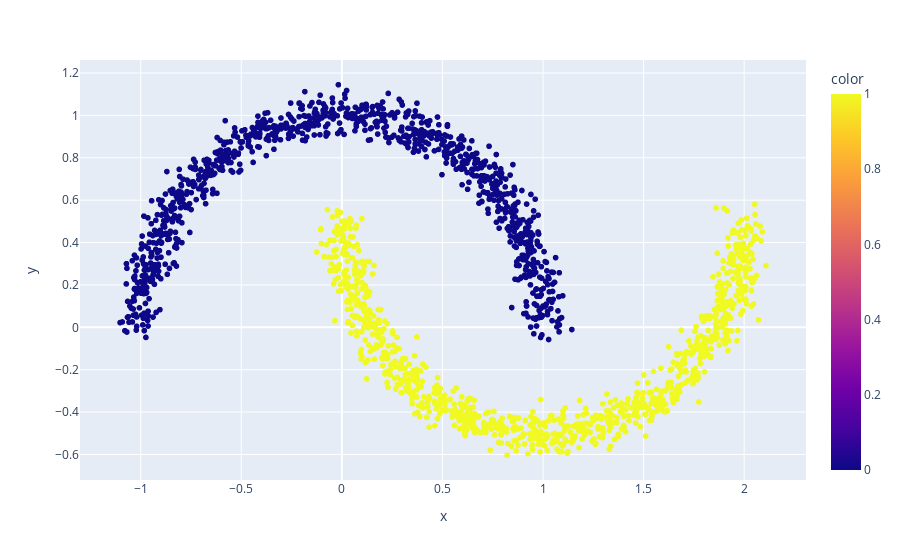

This figure's notebook cell:
### Code cell
fig =px.scatter(x=x[:,0],y=x[:,1],color=y)
fig.show()

### Figure 1 — Plotly figure (JSON) as saved in the notebook; plotly's stock layout.template omitted (floating-point values rounded to 4 significant figures; data arrays with more than 128 entries replaced by an {"elided": "..."} marker saying what was removed)
{"data": [{"hovertemplate": "x=%{x}<br>y=%{y}<br>color=%{marker.color}<extra></extra>", "legendgroup": "", "marker": {"color": {"elided": "2000 int values"}, "coloraxis": "coloraxis", "symbol": "circle"}, "mode": "markers", "name": "", "showlegend": false, "type": "scattergl", "x": {"elided": "2000 float values"}, "xaxis": "x", "y": {"elided": "2000 float values"}, "yaxis": "y"}], "layout": {"coloraxis": {"colorbar": {"title": {"text": "color"}}, "colorscale": [[0.0, "#0d0887"], [0.1111, "#46039f"], [0.2222, "#7201a8"], [0.3333, "#9c179e"], [0.4444, "#bd3786"], [0.5556, "#d8576b"], [0.6667, "#ed7953"], [0.7778, "#fb9f3a"], [0.8889, "#fdca26"], [1.0, "#f0f921"]]}, "legend": {"tracegroupgap": 0}, "margin": {"t": 60}, "xaxis": {"anchor": "y", "domain": [0.0, 1.0], "title": {"text": "x"}}, "yaxis": {"anchor": "x", "domain": [0.0, 1.0], "title": {"text": "y"}}}}
